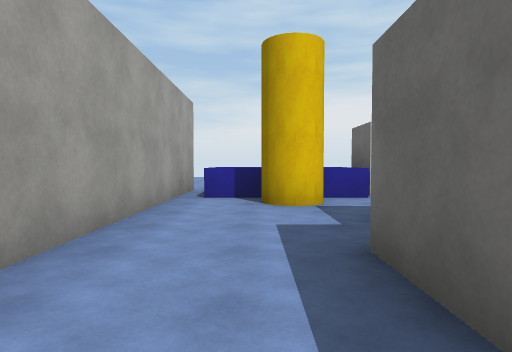
view 1 (above)

24 first-person views from a walk through a 3-D level made in the Unity game engine. The camera is 1.3 m above the floor, tilts 2° down and sees 75° across. The floor is counted in squares, 2 m on a side. Each view is taken from the middle of a square. On the plan, view 1 faces up. The plan holds only what a view shows up to about 10 squares ahead; the rest is blank. The place goes on beyond the plan. The player is left out. Surface patterns are stand-ins for the level's own textures.

view 2
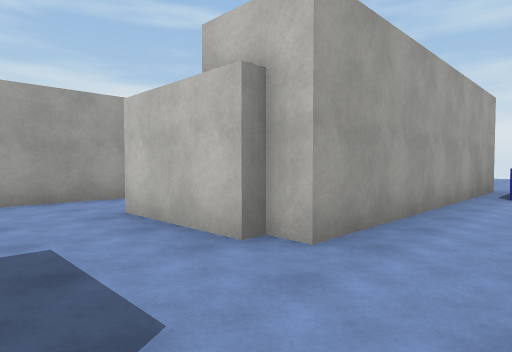

view 3
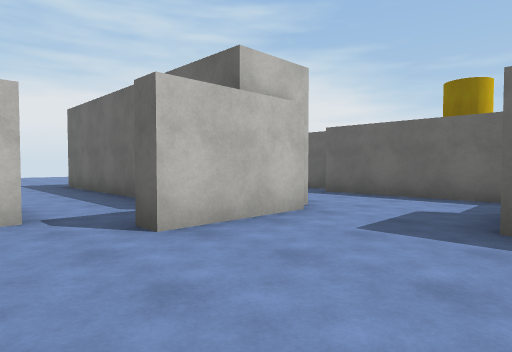

view 4
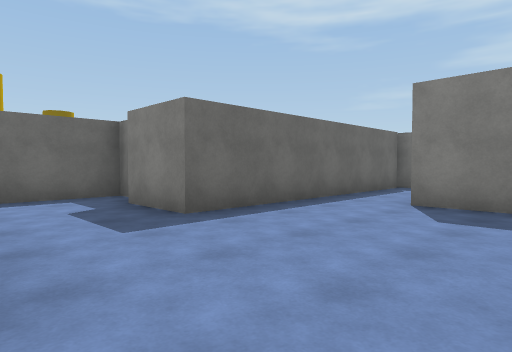

view 5
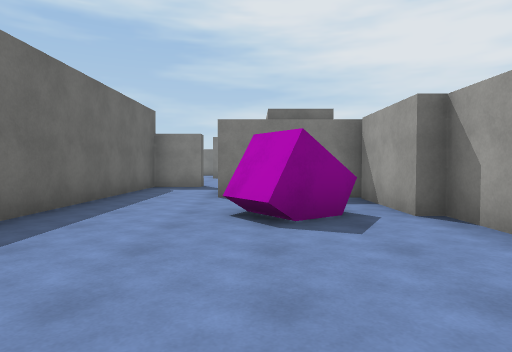

view 6
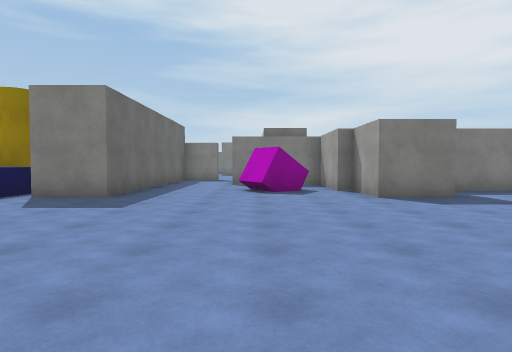

view 7
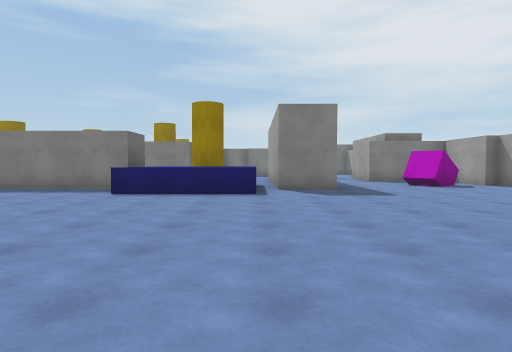

view 8
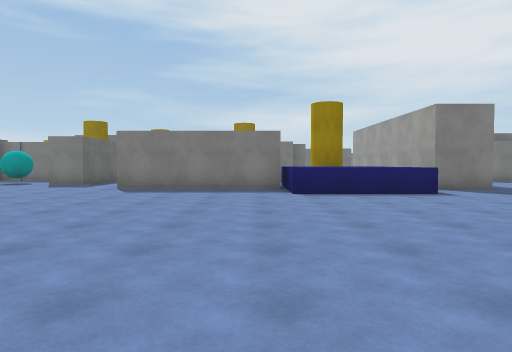

view 9
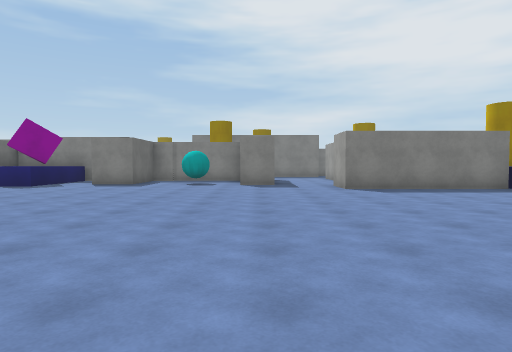

view 10
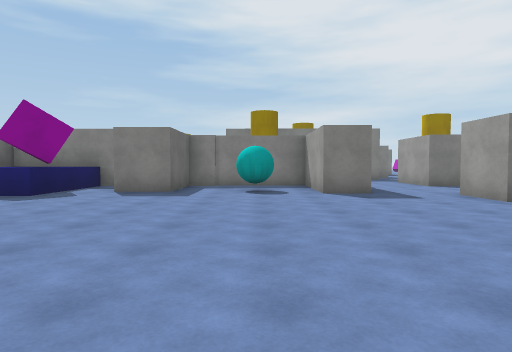

view 11
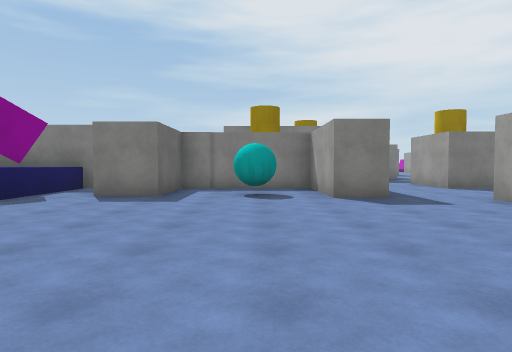

view 12
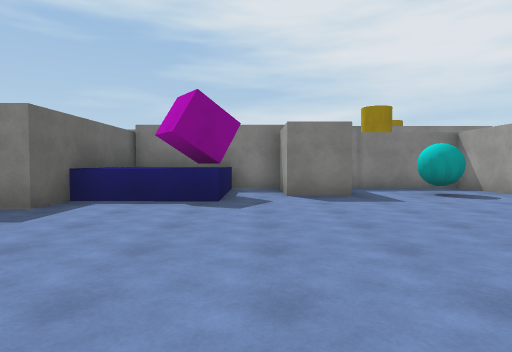

view 13
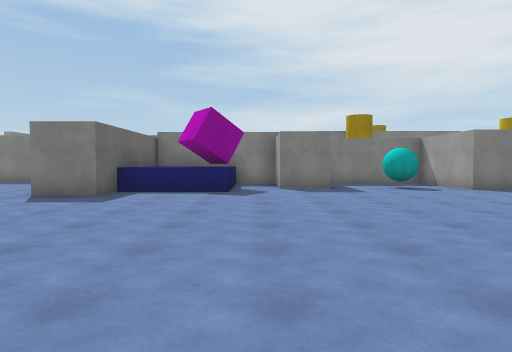

view 14
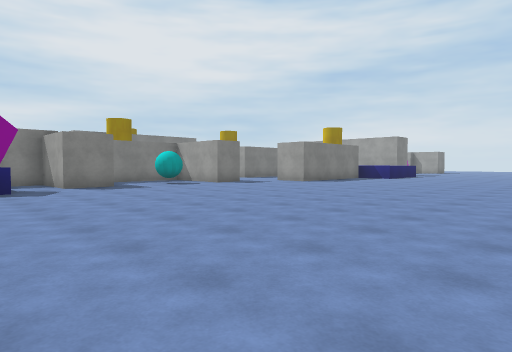

view 15
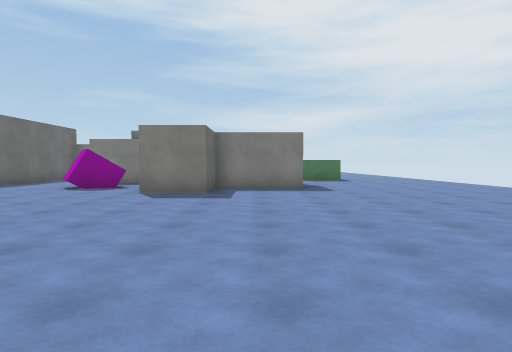

view 16
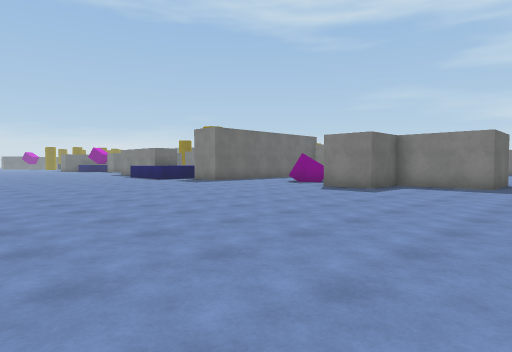

view 17
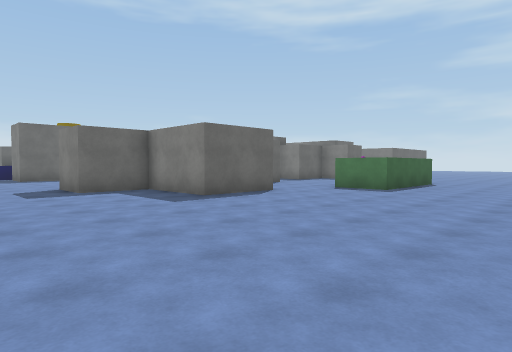

view 18
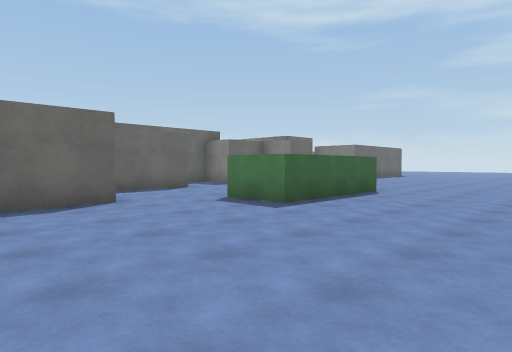

view 19
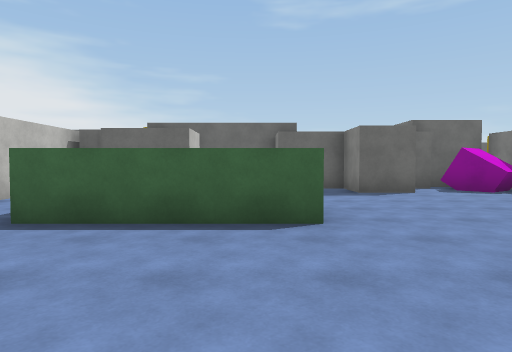

view 20
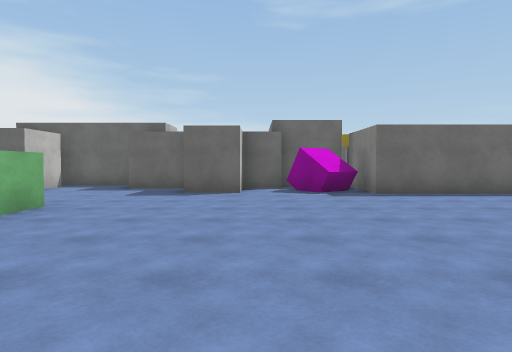

view 21
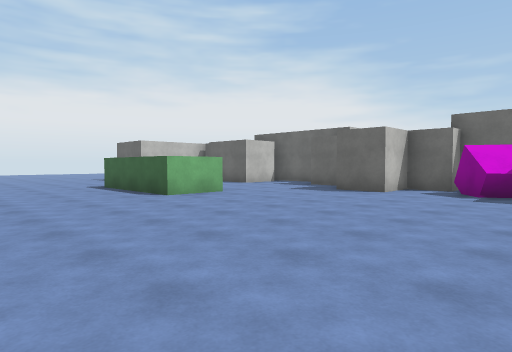

view 22
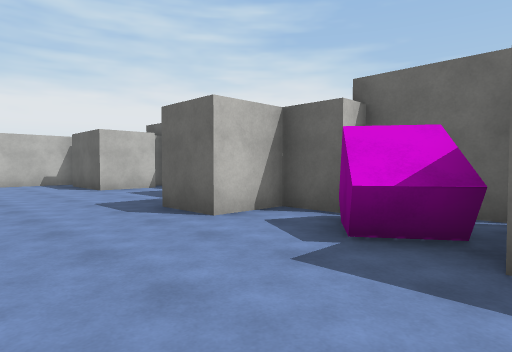

view 23
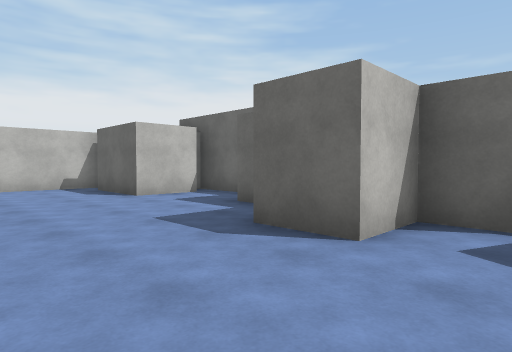

view 24
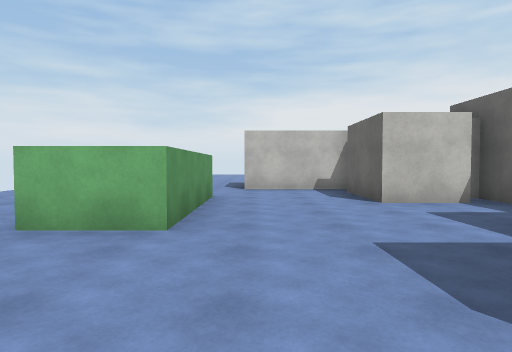

### Floor plan
Points are (right, up) in squares from view 1. A wall is a line through its corners. A room is listed if a view was taken in it or the views show most of it. See-through windows are left out.
Room 1 (views 1, 2)
walls: (1.6, 2.9) (1.6, 3.6); (-1.6, 5.6) (-1.6, 1.2) (-2.1, 1.2); (0.9, -1.9) (0.9, 2.5); (-2.3, -1.4) (-0.5, -1.4); (0.1, 6.5) (-1, 6.5)
ways out: opening at (-2, -0.5) to room 2; opening at (-1, 6) to room 3; opening at (2, 5) to room 3
Room 2 (view 3)
walls: (-5.4, -4.5) (-4, -4.5); (-2, 0.9) (-4.4, 0.9); (-2.3, -6.5) (-2.3, -1.4)
ways out: opening at (-2, -0.5) to room 1; opening at (-5.5, 0.5) to room 3; opening at (-3, -5.5)
Room 3 (views 4, 5, 6, 7, 8, 9, 10, 11, 12, 13, 14, 15, 16, 17, 18, 19, 20, 21, 22, 23, 24)
walls: (-1.1, 9.7) (2.2, 9.7); (-1, 7.5) (-1, 8.6); (2.4, 6.9) (2.4, 8.2) (6.6, 8.2) (6.6, 6.9); (2.2, 6.5) (1.2, 6.5); (-5.8, 4.5) (-5.2, 4.5); (4.6, 4.1) (5.9, 4.1) (5.9, 3); (-6.3, 1.8) (-6.3, -0.2); (-4.4, 0.9) (-4.4, 1.4) (-3.1, 1.4) (-3.1, 8.5) (-1.6, 8.5) (-1.6, 5.6); (-9.5, 4.7) (-12.3, 4.7) (-12.3, 6.8) (-9.9, 6.8) (-9.9, 8.5) (-8.4, 8.5) (-8.4, 6.8) (-8, 6.8) (-8, 4.5); (-8.4, 1.6) (-9.9, 1.6) (-9.9, 3.8); (-7.8, 0.8) (-7.8, 2.4); (8.4, 6.5) (9.5, 6.5) (9.5, 3.8) (12.2, 3.8); (-12.9, 2.7) (-12.9, -0.7) (-14.4, -0.7) (-14.4, 2.7) (-12.9, 2.7); (12.1, 4.1) (13, 4.1) (13, 6.1) (14.4, 6.1) (14.4, 4.1) (16.1, 4.1); (-9.1, -4.6) (-9.1, -3.6) (-10.4, -3.6) (-10.4, -2.4) (-9.1, -2.4) (-9.1, -0.5); (15.6, 6.5) (15.6, 7.2) (18.4, 7.2); (15.6, 4) (15.6, 5.6); (-10.6, -7.5) (-10.6, -6.7) (-8.4, -6.7) (-8.4, -4.6); (18.3, 6.1) (18.3, 8.1)
ways out: opening at (-1, 6) to room 1; opening at (2, 5) to room 1; opening at (-5.5, 0.5) to room 2
objects: block (-10, -6) to (-9, -5); block (-7, 6) to (-6, 7); cyan ball (11, 6); block (16, 6)
Room 4 (no view inside)
walls: (16.1, 4.1) (18.3, 4.1) (18.3, 6.1)

Where each view was taken, in squares from view 1:
view 1: 0 up, 0 right, facing up
view 2: 1 down, 0 right, facing up-left
view 3: 2 down, 6 left, facing up-right
view 4: 1 up, 6 left, facing down-right
view 5: 11 up, 6 left, facing down
view 6: 15 up, 6 left, facing down
view 7: 17 up, 1 left, facing down
view 8: 17 up, 3 right, facing down
view 9: 17 up, 9 right, facing down
view 10: 14 up, 11 right, facing down
view 11: 13 up, 11 right, facing down
view 12: 13 up, 15 right, facing down
view 13: 15 up, 15 right, facing down
view 14: 16 up, 17 right, facing down-left
view 15: 16 up, 11 left, facing down
view 16: 17 up, 14 left, facing down-right
view 17: 11 up, 18 left, facing down-right
view 18: 7 up, 18 left, facing down-right
view 19: 0 up, 18 left, facing right
view 20: 4 down, 18 left, facing right
view 21: 7 down, 18 left, facing up-right
view 22: 7 down, 13 left, facing up-right
view 23: 5 down, 13 left, facing up-right
view 24: 4 down, 12 left, facing up
